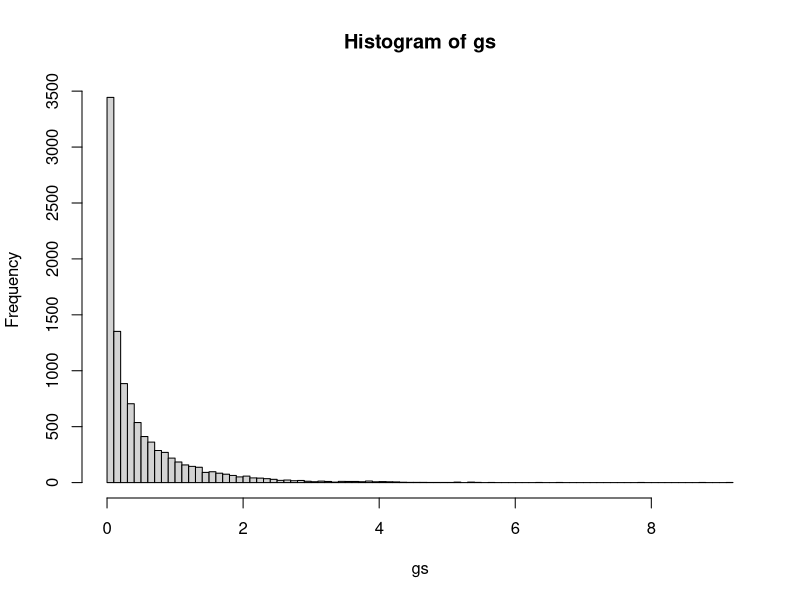
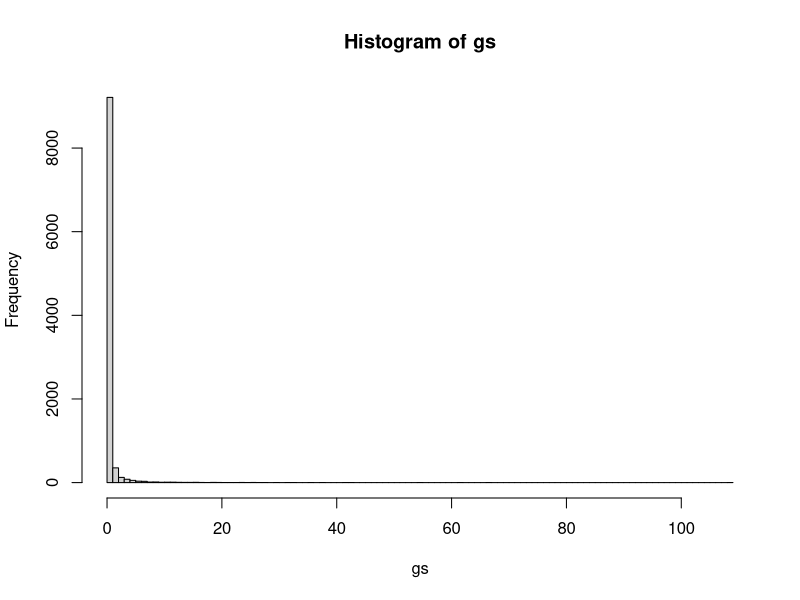
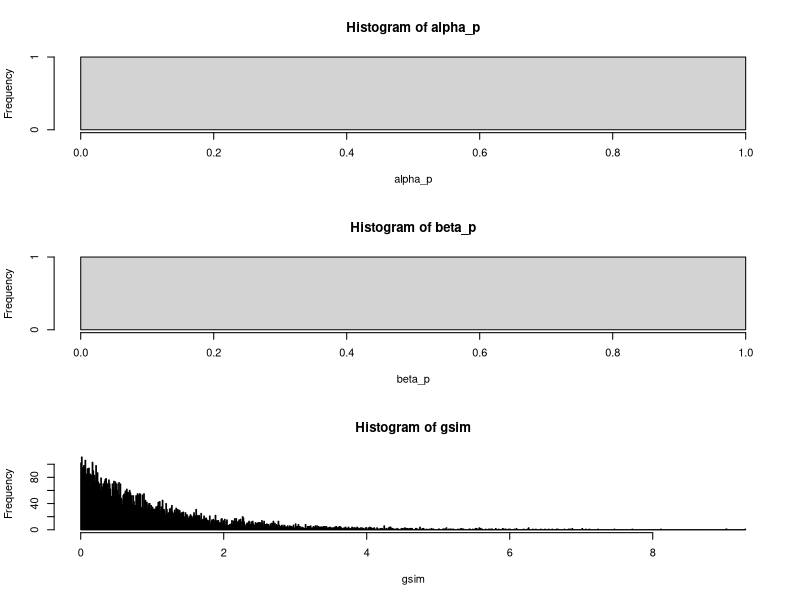
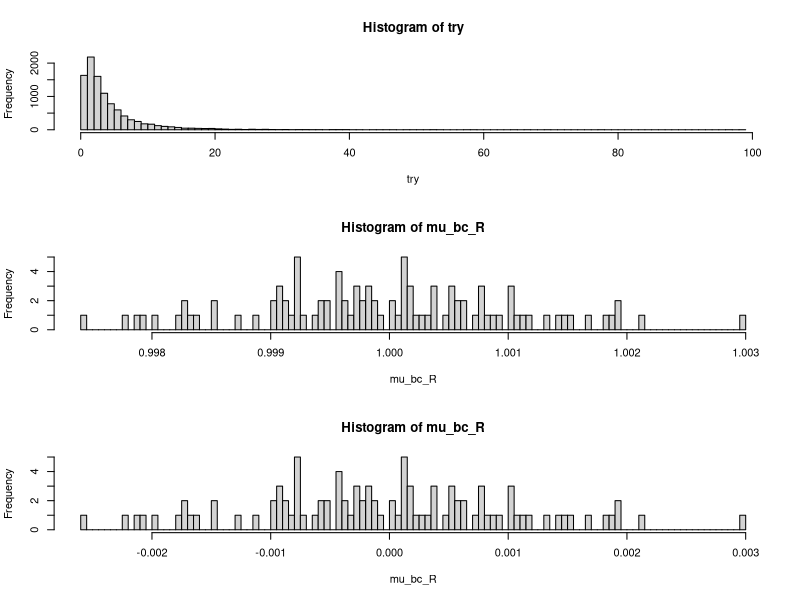
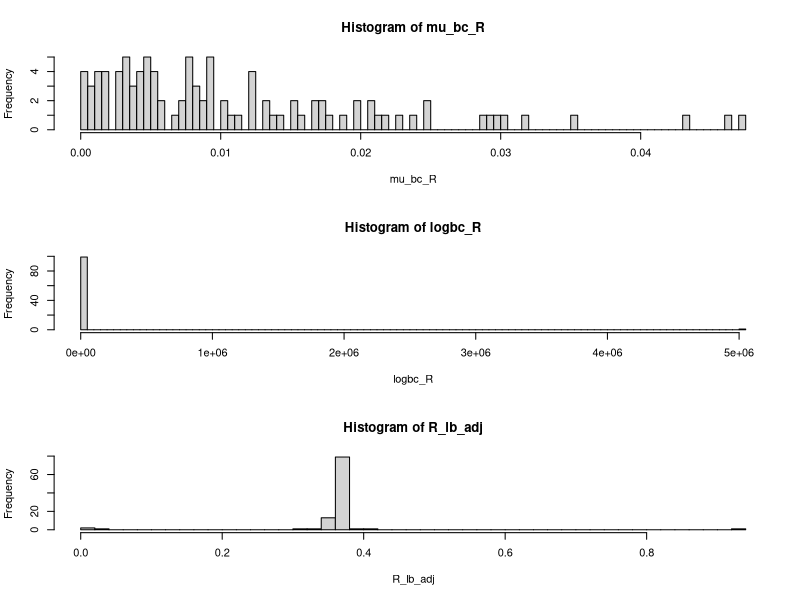
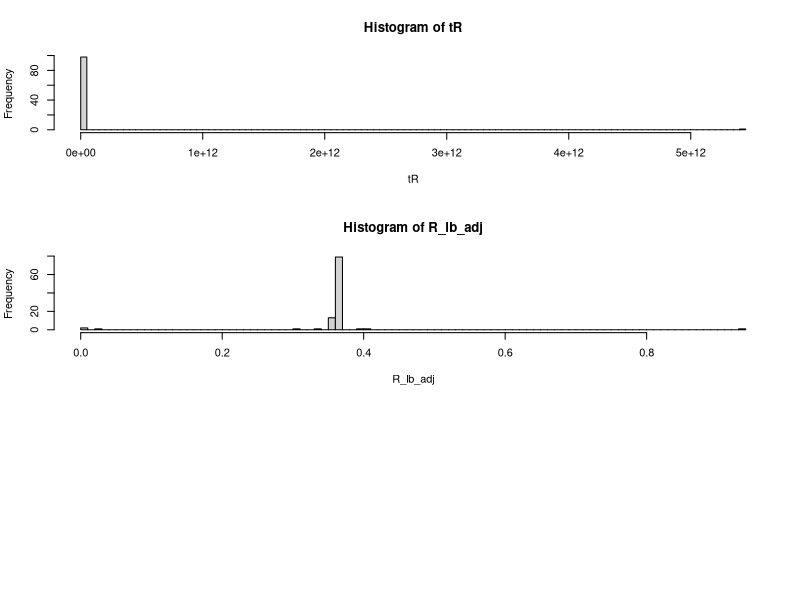

Here is the R script that generated these plots, in order:
gs <- rgamma(10000,0.5,1); hist(gs,breaks = 100)

mu_lam <- rnorm(10000,0.5,0.1)
sig_lam<- runif(10000,0,5)

a_lam <- mu_lam^2 / sig_lam^2
b_lam <- mu_lam / sig_lam^2

gs <- vector()
for (i in 1:10000) {
  gs[i] <- rgamma(1,a_lam[i],b_lam[i])
}
hist(gs,breaks = 100)

#-------------------------------------------------------------------------------
# gamma priors for uR

alpha_p <-rgamma(10000, 1, 0.1)
beta_p <-rgamma(10000,1,0.1)

alpha_p <-exp(dnorm(10000, 0, 1))
beta_p <-exp(dnorm(10000, 0, 1))

gsim <- rgamma(10000,alpha_p,beta_p)

{par(mfrow = c(3,1))
hist(alpha_p, breaks = 100)
hist(beta_p, breaks = 100)
hist(gsim, breaks = 1000)}

#- Proportional inflation of R with lognormal
try <- rlnorm(10000,1,1); hist(try, breaks = 100)

exp(10)

R_lb <- round(runif(100,5,100))
mu_bc_R <- rnorm(100,1,0.001); hist(mu_bc_R, breaks = 100)
mu_bc_R <- log(sample(mu_bc_R,100,replace = F)); hist(mu_bc_R, breaks = 100)

mu_bc_R <- rgamma(100,1,100); hist(mu_bc_R, breaks = 100)

sd <- rgamma(100,0.001,0.001)
tau_bc_R <- 1/sd/sd; mean(tau_bc_R)
tau_bc_R <- 0.5 #mean(tau_bc_R)

tau_bc_R <- rgamma(100,0.01, 0.01); mean(tau_bc_R)

#logbc_R <- rnorm(100,mu_bc_R,tau_bc_R); hist(logbc_R, breaks = 100)

#logbc_R <- rnorm(100,mu_bc_R,tau_bc_R); hist(logbc_R, breaks = 100)
logbc_R <- vector()
for (i in 1:100) {
  logbc_R[i] <- rlnorm(1,mu_bc_R[i],tau_bc_R[i])
}; hist(logbc_R, breaks = 100)

#logbc_R <- rlnorm(100,mu_bc_R,tau_bc_R); hist(logbc_R, breaks = 100)

exp(log(10) + log(2))

mean(logbc_R)

tR <- exp(log(R_lb) + logbc_R)

R_lb_adj <- R_lb / tR ; hist(R_lb_adj, breaks = 50)

hist(tR, breaks = 100)
length(R_lb_adj[R_lb_adj<1])/length(R_lb_adj)
hist(R_lb_adj, breaks = 100)

